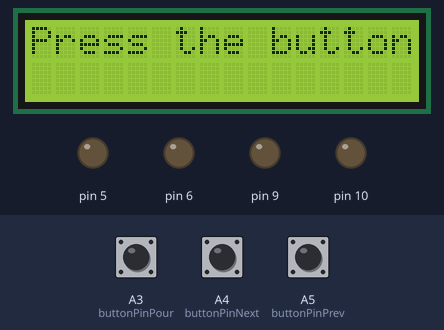
This sketch was run on a simulated Arduino Uno, built with avr-gcc and run on an emulated ATmega328P. On the bench: 16×2 character LCD, output pins drawn as LEDs (lit = HIGH). The test bench sets the inputs (shaded band); at power-on: A3 (buttonPinPour) LOW, A4 (buttonPinNext) LOW, A5 (buttonPinPrev) LOW. What the sketch prints to the serial monitor is not drawn.

Above: at 1.2 s.
1.3 s: A3 (buttonPinPour) pulled HIGH for 0.3 s
At 1.48 s:
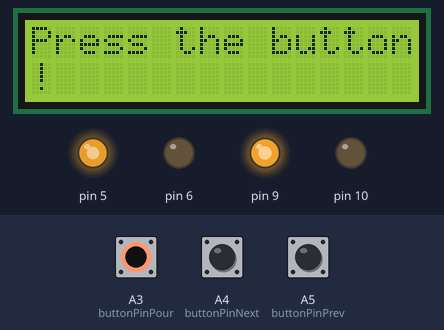
3.1 s: A4 (buttonPinNext) pulled HIGH for 0.3 s
At 4.0 s:
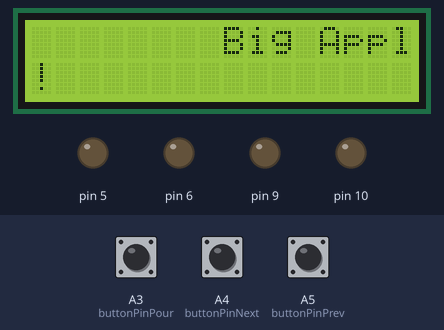
4.9 s: A3 (buttonPinPour) pulled HIGH for 1 s
At 7.0 s:
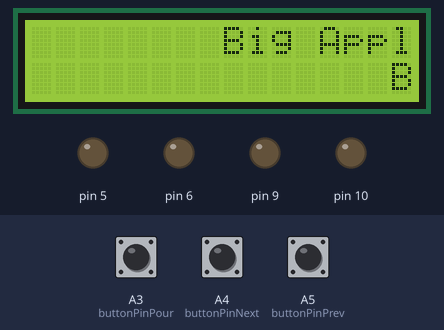
7.4 s: A5 (buttonPinPrev) pulled HIGH for 0.3 s
At 8.4 s:
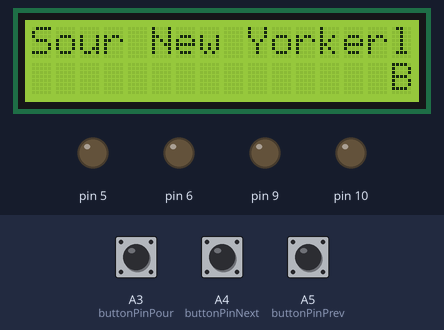
9.2 s: A5 (buttonPinPrev) pulled HIGH for 1 s
At 10.1 s:
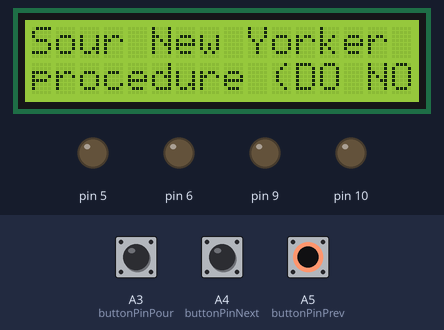
11.7 s: A3 (buttonPinPour) pulled HIGH for 0.3 s
At 13.1 s:
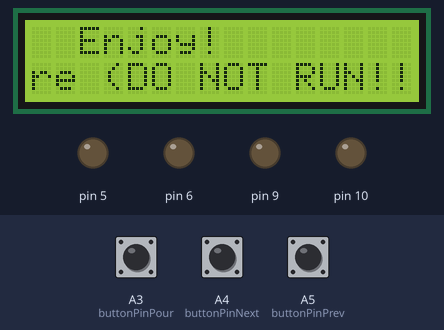
Timing chart, 0 to 14.7 s (numbered marks = the images above; inputs shaded):
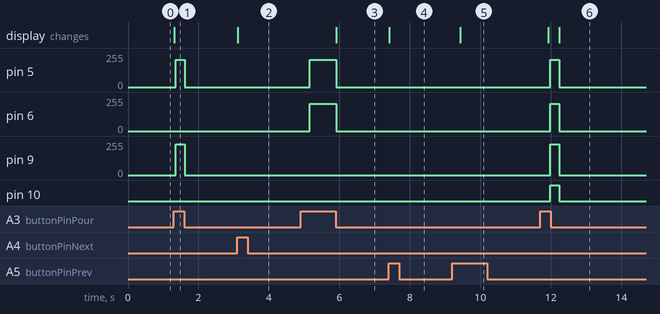

The sketch:

grogg.ino
```cpp
#include <LiquidCrystal.h>
#include "Drinks.cpp"
#include "Pump.cpp"

LiquidCrystal lcd(12, 3, 2, 4, 7, 8);

// Constants
const int buttonPinNext = A4;
const int buttonPinPrev = A5;
const int buttonPinPour = A3;

int pumpSpeedPWM = 255;

Drinks drinks = Drinks();

// Variables
int buttonStateNext = 0;
int lastButtonStateNext = 0;

int buttonStatePrev = 0;
int lastButtonStatePrev = 0;

int buttonStatePour = 0;
int lastButtonStatePour = 0;

long pumpStartMillis;
long maxPumpDuration = 60000;

Pump pump1 = Pump(5, pumpSpeedPWM, 0.8);
Pump pump2 = Pump(6, pumpSpeedPWM, 0.8);
Pump pump3 = Pump(9, pumpSpeedPWM, 0.9);
Pump pump4 = Pump(10, pumpSpeedPWM, 1);

// Setup
void setup()
{
  Serial.begin(9600);
  lcd.begin(16, 2);

  pinMode(buttonPinNext, INPUT);
  pinMode(buttonPinPrev, INPUT);
  pinMode(buttonPinPour, INPUT);

  lcd.print("Press the button...");
}
// Main program
void loop()
{
  checkButtonNext();
  checkButtonPrev();
  checkButtonPour();
  delay(250);
}

void checkButtonNext()
{
  // read the state of the switch into a local variable:
  int buttonStateNext = digitalRead(buttonPinNext);

  if (buttonStateNext != lastButtonStateNext)
  {
    if (buttonStateNext == HIGH)
    {
      if (lastButtonStateNext != buttonStateNext)
      {
        displayOnLCD(drinks.nextDrink().getName());
      }
    }
  }

  lastButtonStateNext = buttonStateNext;
}

void checkButtonPrev()
{
  // read the state of the switch into a local variable:
  int buttonStatePrev = digitalRead(buttonPinPrev);

  if (buttonStatePrev != lastButtonStatePrev)
  {
    if (buttonStatePrev == HIGH)
    {
      if (lastButtonStatePrev != buttonStatePrev)
      {
        displayOnLCD(drinks.prevDrink().getName());
      }
    }
  }

  lastButtonStatePrev = buttonStatePrev;
}

void checkButtonPour()
{
  // read the state of the switch into a local variable:
  int buttonStatePour = digitalRead(buttonPinPour);

  if ((buttonStatePour != lastButtonStatePour && buttonStatePour != HIGH) || (millis() - pumpStartMillis) >= maxPumpDuration)
  {
    // Button release
    displayOnLCD(drinks.currDrink().getName());
    pump1.stop();
    pump2.stop();
    pump3.stop();
    pump4.stop();
  }

  if (buttonStatePour != lastButtonStatePour && buttonStatePour == HIGH)
  {
    // First button press read
    displayOnLCD("Enjoy!");
    Drink currDrink = drinks.currDrink();
    pump1.start(currDrink.getPumpRatio(0));
    pump2.start(currDrink.getPumpRatio(1));
    pump3.start(currDrink.getPumpRatio(2));
    pump4.start(currDrink.getPumpRatio(3));
    Serial.println("POUR DRINK " + currDrink.getName());

    pumpStartMillis = millis();
  }

  if (buttonStatePour == HIGH && !((millis() - pumpStartMillis) >= maxPumpDuration))
  {
    pump1.pump();
    pump2.pump();
    pump3.pump();
    pump4.pump();
  }

  lastButtonStatePour = buttonStatePour;
}

void displayOnLCD(String text){
  lcd.print("                ");
  lcd.print(text);
}
```

Drink.cpp
```cpp
#include <Vector.h>

using namespace std;

const int INGREDIENT_CONTAINERS = 4;

class Drink {
    private:
        String _name;
        float _recipe[INGREDIENT_CONTAINERS];
    public:
        Drink() {};
        Drink(String name, float recipe[INGREDIENT_CONTAINERS]) { // Constructor
            _name = name;
            memcpy(_recipe, recipe, INGREDIENT_CONTAINERS*sizeof(float));
        };
        String getName() {
            return _name;
        };
        void setName(String name) {
            _name = name;
        };
        void addIngredientToRecipe(int ingredientIndex, float decimalAmount) {
            _recipe[ingredientIndex] = decimalAmount;
        };
        void printRecipe() {
            for (int i=0; i < INGREDIENT_CONTAINERS; i++) {
                Serial.println(i + ": " + String(_recipe[i], 2));
            }
        };
        float getPumpRatio(int ingredientIndex) {
            return _recipe[ingredientIndex];
        }
};
```

Drinks.cpp
```cpp
#include "Drink.cpp"

const int NUMBER_OF_DRINKS = 4;

class Drinks
{
private:
    const Drink drinks[NUMBER_OF_DRINKS] = {
        // Drink("Grosshandlargrogg", new float[4]{0.2, 0.8, 0.0, 0.0}),
        // Drink("Vargtass", new float[4]{0.0, 0.0, 0.3, 0.7}),
        // Drink("Johans balle", new float[4]{1, 1, 1, 1}),
        // Drink("MonsterRadler", new float[4]{1, 1, 0, 0})};

        Drink("Sour New Yorker", new float[4]{1, 0, 1, 0}),
        Drink("Big Apple", new float[4]{1, 1, 0, 0}),
        Drink("Super Trouper", new float[4]{1, 1, 1, 0}),
        Drink("Cleaning procedure (DO NOT RUN!!!!)", new float[4]{1, 1, 1, 1})};

    int drinkIndex = 0;

    void stepDrinkIndex(int steps) {
       drinkIndex = (((drinkIndex + steps) % NUMBER_OF_DRINKS) + NUMBER_OF_DRINKS) % NUMBER_OF_DRINKS;
    }


public:
    Drinks() {}
    Drink nextDrink()
    {
        stepDrinkIndex(1);
        Serial.println("Next drink: " + String(drinkIndex));
        return drinks[drinkIndex];
    }
    Drink prevDrink()
    {
        stepDrinkIndex(-1);
        Serial.println("Prev drink: " + String(drinkIndex));
        return drinks[drinkIndex];
    }
    Drink currDrink(){
        return drinks[drinkIndex];
    }
};
```

Pump.cpp
```cpp
#include <Arduino.h>

class Pump
{
private:
    unsigned long startMillis;
    float _ratio;
    int timePeriodMillis = 1000;
    int _pin;
    int _speedPWM;
    float _compensationRatio = 1;

    bool shouldPump()
    {
        unsigned long timeSinceStart = millis() - startMillis;
        int timeElapsedInPeriod = timeSinceStart % timePeriodMillis;
        float percentElapsedOfPeriod = (float)timeElapsedInPeriod / (float)timePeriodMillis;

        return percentElapsedOfPeriod <= _ratio;
    }

public:
    Pump() {}
    Pump(int pin, float speedPWM, float compensationRatio)
    {
        _pin = pin;
        _speedPWM = speedPWM;
        _compensationRatio = compensationRatio;

        pinMode(pin, OUTPUT);
    }

    void start(float ratio)
    {
        startMillis = millis();
        _ratio = ratio;

        Serial.println("Start ratio: " + String(ratio, 2));
    }

    void pump()
    {
        if (shouldPump())
        {
            analogWrite(_pin, _speedPWM * _compensationRatio);
            // Serial.println("Should pump");
        }
        else
        {
            analogWrite(_pin, 0);
            // Serial.println("Shout NOT pump");
        }
    }

    void stop()
    {
        analogWrite(_pin, 0);
    }
};
```

Measured:
- after the input at 1.3 s, pin 5: 0/255 → 204/255 after 0.06 s, → 0/255 0.25 s later; pin 9: 0/255 → 229/255 after 0.06 s, → 0/255 0.25 s later; the display: changes at once (image 1)
- after the input at 3.1 s, the display: changes at once (image 2)
- after the input at 4.9 s, pin 5, pin 6: 0/255 → 204/255 after 0.26 s, → 0/255 0.75 s later; the display: changes after 1.0 s (image 3)
- after the input at 7.4 s, the display: changes at once (image 4)
- after the input at 9.2 s, the display: changes after 0.22 s (image 5)
- after the input at 11.7 s, pin 5, pin 6: 0/255 → 204/255 after 0.29 s, → 0/255 0.26 s later; pin 9: 0/255 → 229/255 after 0.29 s, → 0/255 0.26 s later; pin 10: LOW → HIGH after 0.29 s, → LOW 0.26 s later; the display: first changes after 0.23 s (image 6 shows a later state)
